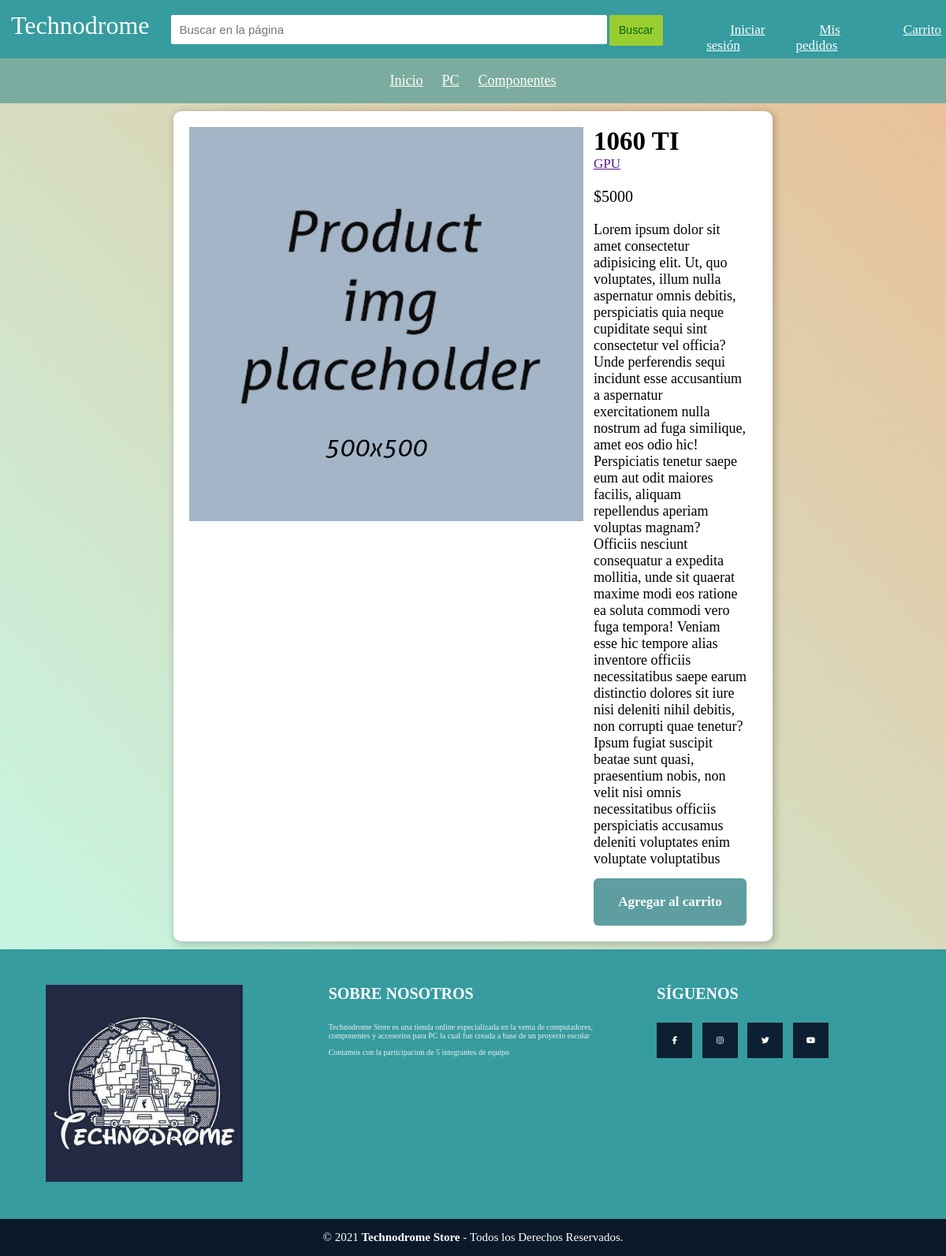
Page /index.php?method=showProduct&id_producto=2 on the committed database.
### tables this page shows
CREATE TABLE `productos` (
  `id_producto` int(11) NOT NULL,
  `titulo` varchar(40) NOT NULL,
  `precio` float NOT NULL,
  `stock` int(11) NOT NULL,
  `categoria` varchar(15) DEFAULT NULL
);

### controller/mainController.php (called while the page is built, shortened)
<?php
include_once('model/ProductoModel.php');
class MainController{
    private $productModel;
    function __construct(){
        $this->productModel = new ProductoModel();
    }
    function showProduct(){
        $product = $this->productModel->getByID($_REQUEST['id_producto']);
        include_once(ROOT_DIRECTORY . '/views/header.php');
        include_once(ROOT_DIRECTORY . '/views/product.php');
        include_once(ROOT_DIRECTORY . '/views/footer.php');
    }
}

### db/connection.php (called while the page is built, shortened)
<?php
class Database {
    private static $db_name = 'technodrome';
    private static $host = 'localhost';
    private static $user_name = 'root';
    private static $user_pass = '';
    private static $conx = null;
    public static function connect(){
        if(self::$conx == null){
            try{
                self::$conx = new PDO('mysql:host='.self::$host.';'.
                                    "dbname=".self::$db_name,
                                    self::$user_name,
                                    self::$user_pass);
            }
            catch (PDOException $e){
                die($e->getMessage());
            }
        }
        return self::$conx;
    }
}

### model/ProductoModel.php (called while the page is built, shortened)
<?php
class ProductoModel {
    private $DB;
    function __construct(){
        $this->DB = Database::connect();
    }
    function getByID($id){
        $sql = "SELECT * FROM productos WHERE id_producto = :id_producto";
        $sql_prep = $this->DB->prepare($sql);
        $sql_prep->bindValue('id_producto', $id);
        $sql_prep->execute();
        $data = $sql_prep->fetch(PDO::FETCH_ASSOC);
        return $data;
    }
}

### views/product.php (the view, shortened to what this page needs)
<link rel='stylesheet' href='style/css/global.css'>
<link rel="stylesheet" href="style/css/product.css">
<div id="main-div">
    <div class="product-about">
      <img src='resources/products/<?php echo $product['id_producto']?>/500.png' alt="">
      <div class="product-info">
        <h1><?php echo $product['titulo']?></h1>
        <a href=""><?php echo $product['categoria']?></a>
        <p class='precio'><?php echo '$' . $product['precio']?></p>
        <div class="product-description">
        </div>
        <a href="index.php?method=showShoppingCar"><button>Agregar al carrito</button></a>
      </div>
    </div>
</div>

### style/css/global.css (style rules this page uses)
* { margin:0; padding: 0; }
html, body { font-size: 10px; font-family: 'sans-serif'; }
#main-div { margin: 10px auto; background: white; padding: 2rem; border-radius: 1rem; box-shadow: 2px 2px 10px 2px rgba(0, 0, 0, 0.2); }

### style/css/product.css (style rules this page uses)
#main-div { margin: 10px auto; background: white; padding: 2rem; width: 60%; min-width: calc(500px + 1rem); border-radius: 1rem; box-shadow: 2px 2px 10px 2px rgba(0, 0, 0, 0.2); }
.product-about img { width: 500px; height: 500px; }
.product-about { display: flex; }
.product-info { padding: 0 1.3rem; }
.product-info h1 { font-size: 3.3rem; font-family: "Arial Narrow", "sans-serif"; }
.product-info a { font-size: 1.7rem; }
.product-info p { margin-top: 2rem; font-size: 2rem; }
.product-description p { font-size: 1.8rem; }
button { margin-top: 1.4rem; width:100%; height: 6rem; background-color:cadetblue; border-radius: 6px; font-family: "Arial Narrow", "sans-serif"; font-weight: bold; color:white; font-size: 1.7rem; border: 0; }

### rows in the picture
productos: titulo "1060 TI", categoria "GPU", precio "5000"
